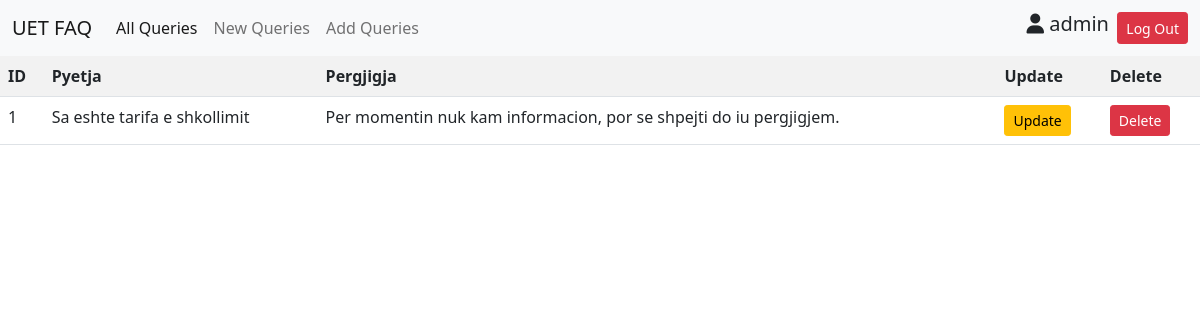
The page /admin.php?p=2 (signed in) on the database its author committed.
### tables this page shows
CREATE TABLE `information` (
  `id` int(11) NOT NULL,
  `questions` varchar(300) NOT NULL,
  `answers` varchar(500) NOT NULL
);

### admin.php (the view, shortened to what this page needs)
<!DOCTYPE html>
<html lang="en">
<head>
    <link href="https://cdn.jsdelivr.net/npm/bootstrap@5.1.3/dist/css/bootstrap.min.css"
    rel="stylesheet">
</head>
<body>
<nav class="navbar navbar-expand-lg navbar-light bg-light">
  <div class="container-fluid">
    <a class="navbar-brand" href="#">UET FAQ</a>
    <div class="collapse navbar-collapse" id="navbarSupportedContent">
      <ul class="navbar-nav me-auto mb-2 mb-lg-0">
        <li class="nav-item">
          <a class="nav-link active" aria-current="page" href="admin.php?p=1">All Queries</a>
        </li>
        <li class="nav-item">
          <a class="nav-link" href="admin.php?p=2">New Queries</a>
        </li>
        <li class="nav-item">
          <a class="nav-link" href="admin.php?p=3">Add Queries</a>
        </li>
      </ul>
      <form class="d-flex" action="admin.php?p=6" method="POST">
        <h5><i class="fas fa-user"></i>
          <?php  include('connection.php');
              if(!(isset($_SESSION['username']))){
                    header("location:index.php");
                       }else{
                          $username = $_SESSION['username'];}
                          echo$username; ?></h5>&nbsp;&nbsp;
        <button class="btn btn-sm btn-danger" type="submit">Log Out</button>
      </form>
    </div>
  </div>
</nav>
<?php
if(@$_GET['p']==2){
    $sql = "SELECT * FROM information WHERE answers = 'Per momentin nuk kam informacion, por se shpejti do iu pergjigjem.'";
    $counter=0;
echo'<table class="table table-striped">
  <tr>
        <th>ID</th>
        <th>Pyetja</th>
        <th>Pergjigja</th>
        <th>Update</th>
        <th>Delete</th>
  </tr>';
    $result = $connect->query($sql);
    if ($result->num_rows > 0){
     while($row = $result->fetch_assoc()) {
         $counter++;
         $id = $row["id"];
      echo '<tr><td>' .$counter. '</td><td>' . $row["questions"]. '</td><td>' . $row["answers"]. '</td>
      <td><a href="admin.php?update_query='.$id.'" class="btn btn-sm btn-warning">Update</a></td>
      <td><a href="admin.php?delete_query='.$id.'" class="btn btn-sm btn-danger">Delete</a></td></tr>';
    }
  echo '</table>';
}
}
?>
</body>
</html>

### rows shown on the page
information: questions "Sa eshte tarifa e shkollimit", answers "Per momentin nuk kam informacion, por se shpejti do iu pergjigjem."

### other values the page prints
$username "admin"
